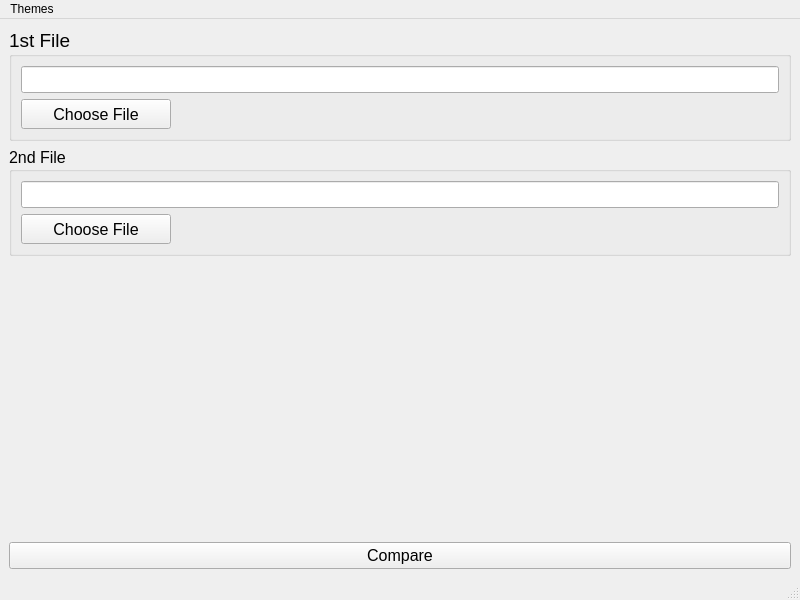
<?xml version="1.0" encoding="UTF-8"?>
<ui version="4.0">
 <class>MainWindow</class>
 <widget class="QMainWindow" name="MainWindow">
  <property name="geometry">
   <rect>
    <x>0</x>
    <y>0</y>
    <width>800</width>
    <height>600</height>
   </rect>
  </property>
  <property name="palette">
   <palette>
    <active/>
    <inactive/>
    <disabled/>
   </palette>
  </property>
  <property name="mouseTracking">
   <bool>false</bool>
  </property>
  <property name="contextMenuPolicy">
   <enum>Qt::NoContextMenu</enum>
  </property>
  <property name="acceptDrops">
   <bool>false</bool>
  </property>
  <property name="windowTitle">
   <string>Main Window</string>
  </property>
  <property name="autoFillBackground">
   <bool>false</bool>
  </property>
  <property name="dockNestingEnabled">
   <bool>false</bool>
  </property>
  <property name="dockOptions">
   <set>QMainWindow::AllowTabbedDocks|QMainWindow::AnimatedDocks</set>
  </property>
  <widget class="QWidget" name="centralwidget">
   <layout class="QVBoxLayout" name="verticalLayout_2">
    <item>
     <widget class="QGroupBox" name="groupBox1">
      <property name="sizePolicy">
       <sizepolicy hsizetype="Preferred" vsizetype="Fixed">
        <horstretch>0</horstretch>
        <verstretch>0</verstretch>
       </sizepolicy>
      </property>
      <property name="minimumSize">
       <size>
        <width>480</width>
        <height>100</height>
       </size>
      </property>
      <property name="baseSize">
       <size>
        <width>0</width>
        <height>0</height>
       </size>
      </property>
      <property name="font">
       <font>
        <pointsize>14</pointsize>
       </font>
      </property>
      <property name="title">
       <string>1st File</string>
      </property>
      <layout class="QHBoxLayout" name="horizontalLayout_3">
       <item>
        <layout class="QVBoxLayout" name="verticalLayout_5">
         <item>
          <widget class="QLineEdit" name="lineEdit">
           <property name="sizePolicy">
            <sizepolicy hsizetype="Preferred" vsizetype="Fixed">
             <horstretch>0</horstretch>
             <verstretch>0</verstretch>
            </sizepolicy>
           </property>
           <property name="minimumSize">
            <size>
             <width>0</width>
             <height>0</height>
            </size>
           </property>
           <property name="font">
            <font>
             <pointsize>12</pointsize>
            </font>
           </property>
          </widget>
         </item>
         <item>
          <layout class="QHBoxLayout" name="horizontalLayout_2">
           <item>
            <widget class="QPushButton" name="chooseFileButton1">
             <property name="minimumSize">
              <size>
               <width>150</width>
               <height>30</height>
              </size>
             </property>
             <property name="font">
              <font>
               <pointsize>12</pointsize>
              </font>
             </property>
             <property name="cursor">
              <cursorShape>PointingHandCursor</cursorShape>
             </property>
             <property name="text">
              <string>Choose File</string>
             </property>
            </widget>
           </item>
           <item>
            <spacer name="horizontalSpacer_2">
             <property name="orientation">
              <enum>Qt::Horizontal</enum>
             </property>
             <property name="sizeHint" stdset="0">
              <size>
               <width>40</width>
               <height>20</height>
              </size>
             </property>
            </spacer>
           </item>
          </layout>
         </item>
        </layout>
       </item>
      </layout>
     </widget>
    </item>
    <item>
     <widget class="QGroupBox" name="groupBox2">
      <property name="sizePolicy">
       <sizepolicy hsizetype="Expanding" vsizetype="Fixed">
        <horstretch>0</horstretch>
        <verstretch>0</verstretch>
       </sizepolicy>
      </property>
      <property name="minimumSize">
       <size>
        <width>480</width>
        <height>100</height>
       </size>
      </property>
      <property name="font">
       <font>
        <pointsize>12</pointsize>
       </font>
      </property>
      <property name="title">
       <string>2nd File</string>
      </property>
      <layout class="QVBoxLayout" name="verticalLayout_4">
       <item>
        <layout class="QVBoxLayout" name="verticalLayout_3">
         <item>
          <widget class="QLineEdit" name="lineEdit_2">
           <property name="sizePolicy">
            <sizepolicy hsizetype="Preferred" vsizetype="Fixed">
             <horstretch>0</horstretch>
             <verstretch>0</verstretch>
            </sizepolicy>
           </property>
           <property name="minimumSize">
            <size>
             <width>400</width>
             <height>0</height>
            </size>
           </property>
           <property name="font">
            <font>
             <pointsize>12</pointsize>
            </font>
           </property>
          </widget>
         </item>
         <item>
          <layout class="QHBoxLayout" name="horizontalLayout">
           <item>
            <widget class="QPushButton" name="chooseFileButton2">
             <property name="sizePolicy">
              <sizepolicy hsizetype="Minimum" vsizetype="Preferred">
               <horstretch>0</horstretch>
               <verstretch>0</verstretch>
              </sizepolicy>
             </property>
             <property name="minimumSize">
              <size>
               <width>150</width>
               <height>30</height>
              </size>
             </property>
             <property name="cursor">
              <cursorShape>PointingHandCursor</cursorShape>
             </property>
             <property name="text">
              <string>Choose File</string>
             </property>
            </widget>
           </item>
           <item>
            <spacer name="horizontalSpacer">
             <property name="orientation">
              <enum>Qt::Horizontal</enum>
             </property>
             <property name="sizeHint" stdset="0">
              <size>
               <width>40</width>
               <height>20</height>
              </size>
             </property>
            </spacer>
           </item>
          </layout>
         </item>
        </layout>
       </item>
      </layout>
     </widget>
    </item>
    <item>
     <layout class="QVBoxLayout" name="verticalLayout">
      <item>
       <spacer name="verticalSpacer">
        <property name="orientation">
         <enum>Qt::Vertical</enum>
        </property>
        <property name="sizeHint" stdset="0">
         <size>
          <width>20</width>
          <height>178</height>
         </size>
        </property>
       </spacer>
      </item>
      <item>
       <widget class="QPushButton" name="compareButton">
        <property name="font">
         <font>
          <pointsize>12</pointsize>
         </font>
        </property>
        <property name="cursor">
         <cursorShape>PointingHandCursor</cursorShape>
        </property>
        <property name="text">
         <string>Compare</string>
        </property>
       </widget>
      </item>
     </layout>
    </item>
   </layout>
  </widget>
  <widget class="QMenuBar" name="menubar">
   <property name="geometry">
    <rect>
     <x>0</x>
     <y>0</y>
     <width>800</width>
     <height>22</height>
    </rect>
   </property>
   <widget class="QMenu" name="menuThemes">
    <property name="title">
     <string>Themes</string>
    </property>
    <addaction name="actionKing_Yna"/>
    <addaction name="actionDeep_Space"/>
    <addaction name="actionUkraine"/>
   </widget>
   <addaction name="menuThemes"/>
  </widget>
  <widget class="QStatusBar" name="statusbar"/>
  <action name="actionKing_Yna">
   <property name="text">
    <string>King Yna</string>
   </property>
  </action>
  <action name="actionDeep_Space">
   <property name="text">
    <string>Deep Space</string>
   </property>
  </action>
  <action name="actionUkraine">
   <property name="text">
    <string>Ukraine</string>
   </property>
  </action>
 </widget>
 <resources/>
 <connections/>
</ui>
